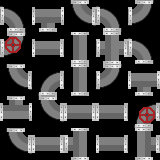

This game map was drawn from its Tiled (.tmx) file and the tilesets committed beside it. A one-line description and the full map source follow:
An orthogonal 5x5 tile map with 32x32 px tiles, 1 tile layer (Tile Layer 1).

<map version="1.2" tiledversion="1.3.2" orientation="orthogonal" renderorder="right-down" compressionlevel="0" width="5" height="5" tilewidth="32" tileheight="32" infinite="0" nextlayerid="3" nextobjectid="6">
 <tileset firstgid="1" source="images/pipeTileSet.tsx" />
 <layer id="1" name="Tile Layer 1" width="5" height="5">
  <properties>
   <property name="AdjacencyDirections" value="" />
  </properties>
  <data encoding="csv">
5,2,11,5,10,
16,1,7,12,5,
11,4,7,10,2,
9,11,1,1,17,
11,1,3,1,8
</data>
 </layer>
</map>
